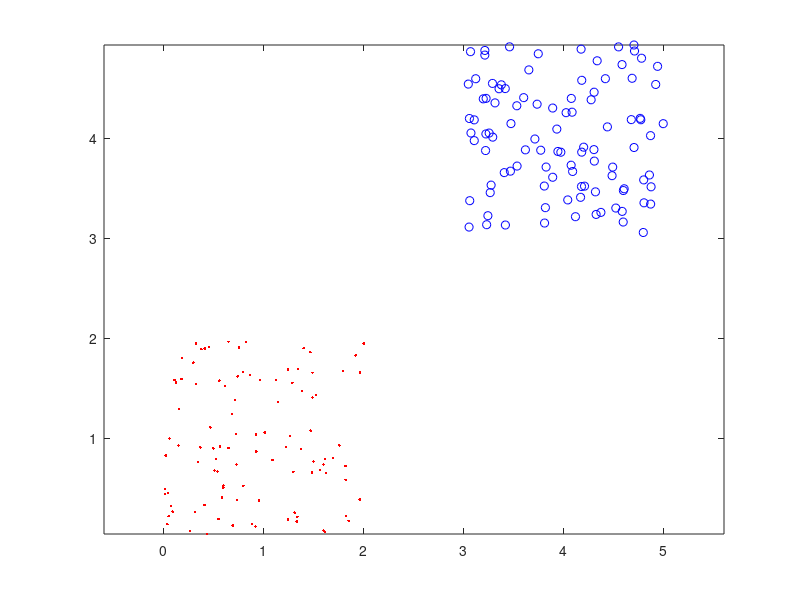

Write MATLAB code to recreate this figure. (Note: this script raises an error after producing the figure.)
% Example 2.2.1
% "Introduction to Pattern Recognition: A MATLAB Approach"
% S. Theodoridis, A. Pikrakis, K. Koutroumbas, D. Cavouras

close('all');
clear
clc

rand('seed',0);

% Generate the dataset X1 as well as the vector containing the class labels of
% the points in X1 
N=[100 100]; % 100 vectors per class
l=2; % Dimensionality of the input space

x=[3 3]';
% x=[2 2]'; for X2
% x=[0 2]'; for X3
% x=[1 1]'; for X4

X1=[2*rand(l,N(1)) 2*rand(l,N(2))+x*ones(1,N(2))];
X1=[X1; ones(1,sum(N))];
y1=[-ones(1,N(1)) ones(1,N(2))];

% 1. Plot X1, where points of different classes are denoted by different colors,
figure(1), plot(X1(1,y1==1),X1(2,y1==1),'bo',...
X1(1,y1==-1),X1(2,y1==-1),'r.')
figure(1), axis equal

% 2. Run the perceptron algorithm for X1 with learning parameter 0.01
rho=0.01; % Learning rate
w_ini=[1 1 -0.5]';
[w,iter,mis_clas]=perce(X1,y1,w_ini,rho)

